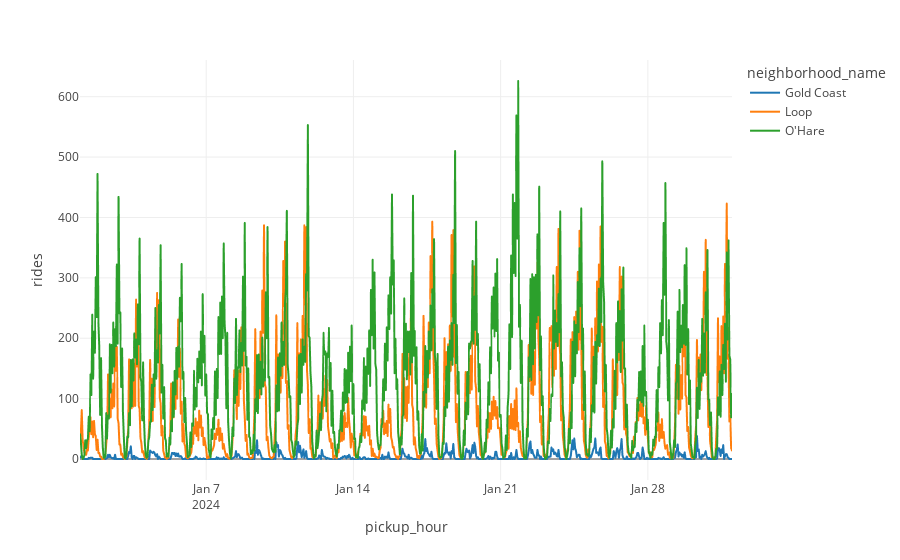

Notebook source saved alongside this figure:
### Code cell
plot_rides(agg_rides_all_slots, locations=["Gold Coast", "Loop", "O'Hare"], start_date="2024-01-01", end_date="2024-02-01")

### Figure 1 — Plotly figure (JSON) as saved in the notebook; plotly's stock layout.template omitted (floating-point values rounded to 4 significant figures; data arrays with more than 128 entries replaced by an {"elided": "..."} marker saying what was removed)
{"data": [{"hovertemplate": "neighborhood_name=Gold Coast<br>pickup_hour=%{x}<br>rides=%{y}<extra></extra>", "legendgroup": "Gold Coast", "line": {"color": "#1F77B4", "dash": "solid"}, "marker": {"symbol": "circle"}, "mode": "lines", "name": "Gold Coast", "showlegend": true, "type": "scattergl", "x": {"elided": "745 str values"}, "xaxis": "x", "y": {"elided": "745 int values"}, "yaxis": "y"}, {"hovertemplate": "neighborhood_name=Loop<br>pickup_hour=%{x}<br>rides=%{y}<extra></extra>", "legendgroup": "Loop", "line": {"color": "#FF7F0E", "dash": "solid"}, "marker": {"symbol": "circle"}, "mode": "lines", "name": "Loop", "showlegend": true, "type": "scattergl", "x": {"elided": "745 str values"}, "xaxis": "x", "y": {"elided": "745 int values"}, "yaxis": "y"}, {"hovertemplate": "neighborhood_name=O'Hare<br>pickup_hour=%{x}<br>rides=%{y}<extra></extra>", "legendgroup": "O'Hare", "line": {"color": "#2CA02C", "dash": "solid"}, "marker": {"symbol": "circle"}, "mode": "lines", "name": "O'Hare", "showlegend": true, "type": "scattergl", "x": {"elided": "745 str values"}, "xaxis": "x", "y": {"elided": "745 int values"}, "yaxis": "y"}], "layout": {"legend": {"title": {"text": "neighborhood_name"}, "tracegroupgap": 0}, "margin": {"t": 60}, "xaxis": {"anchor": "y", "domain": [0, 1], "title": {"text": "pickup_hour"}}, "yaxis": {"anchor": "x", "domain": [0, 1], "title": {"text": "rides"}}}}
